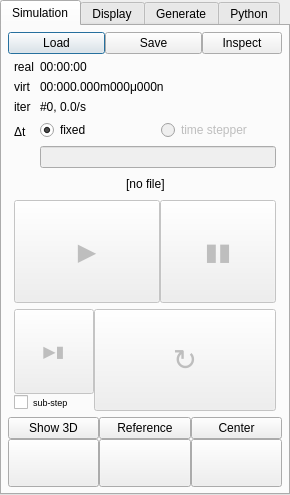
<?xml version="1.0" encoding="UTF-8"?>
<ui version="4.0">
 <class>Controller</class>
 <widget class="QDialog" name="Controller">
  <property name="geometry">
   <rect>
    <x>0</x>
    <y>0</y>
    <width>290</width>
    <height>495</height>
   </rect>
  </property>
  <property name="sizePolicy">
   <sizepolicy hsizetype="MinimumExpanding" vsizetype="MinimumExpanding">
    <horstretch>0</horstretch>
    <verstretch>0</verstretch>
   </sizepolicy>
  </property>
  <property name="windowTitle">
   <string>Yade</string>
  </property>
  <property name="windowIcon">
   <iconset resource="img.qrc">
    <normaloff>:/img/yade-favicon.xpm</normaloff>:/img/yade-favicon.xpm</iconset>
  </property>
  <layout class="QGridLayout" name="gridLayout_3">
   <property name="margin">
    <number>0</number>
   </property>
   <property name="spacing">
    <number>0</number>
   </property>
   <item row="0" column="0">
    <widget class="QTabWidget" name="controllerTabs">
     <property name="sizePolicy">
      <sizepolicy hsizetype="MinimumExpanding" vsizetype="MinimumExpanding">
       <horstretch>0</horstretch>
       <verstretch>0</verstretch>
      </sizepolicy>
     </property>
     <property name="currentIndex">
      <number>0</number>
     </property>
     <widget class="QWidget" name="tab">
      <attribute name="title">
       <string>Simulation</string>
      </attribute>
      <layout class="QGridLayout" name="gridLayout">
       <property name="margin">
        <number>0</number>
       </property>
       <property name="spacing">
        <number>0</number>
       </property>
       <item row="0" column="0">
        <layout class="QVBoxLayout" name="verticalLayout_3">
         <property name="margin">
          <number>6</number>
         </property>
         <item>
          <layout class="QHBoxLayout" name="horizontalLayout_2">
           <property name="sizeConstraint">
            <enum>QLayout::SetMinAndMaxSize</enum>
           </property>
           <item>
            <widget class="QPushButton" name="loadButton">
             <property name="enabled">
              <bool>true</bool>
             </property>
             <property name="sizePolicy">
              <sizepolicy hsizetype="MinimumExpanding" vsizetype="Fixed">
               <horstretch>0</horstretch>
               <verstretch>0</verstretch>
              </sizepolicy>
             </property>
             <property name="minimumSize">
              <size>
               <width>0</width>
               <height>0</height>
              </size>
             </property>
             <property name="text">
              <string>Load</string>
             </property>
            </widget>
           </item>
           <item>
            <widget class="QPushButton" name="saveButton">
             <property name="enabled">
              <bool>true</bool>
             </property>
             <property name="sizePolicy">
              <sizepolicy hsizetype="MinimumExpanding" vsizetype="Fixed">
               <horstretch>0</horstretch>
               <verstretch>0</verstretch>
              </sizepolicy>
             </property>
             <property name="minimumSize">
              <size>
               <width>0</width>
               <height>0</height>
              </size>
             </property>
             <property name="text">
              <string>Save</string>
             </property>
            </widget>
           </item>
           <item>
            <widget class="QPushButton" name="inspectButton">
             <property name="text">
              <string>Inspect</string>
             </property>
            </widget>
           </item>
          </layout>
         </item>
         <item>
          <layout class="QFormLayout" name="formLayout">
           <property name="sizeConstraint">
            <enum>QLayout::SetMinimumSize</enum>
           </property>
           <property name="fieldGrowthPolicy">
            <enum>QFormLayout::AllNonFixedFieldsGrow</enum>
           </property>
           <property name="horizontalSpacing">
            <number>6</number>
           </property>
           <property name="verticalSpacing">
            <number>6</number>
           </property>
           <property name="margin">
            <number>6</number>
           </property>
           <item row="0" column="0">
            <widget class="QLabel" name="label_6">
             <property name="text">
              <string>real</string>
             </property>
            </widget>
           </item>
           <item row="0" column="1">
            <widget class="QLabel" name="realTimeLabel">
             <property name="text">
              <string>00:00:00</string>
             </property>
            </widget>
           </item>
           <item row="2" column="0">
            <widget class="QLabel" name="label_7">
             <property name="text">
              <string>virt</string>
             </property>
            </widget>
           </item>
           <item row="2" column="1">
            <widget class="QLabel" name="virtTimeLabel">
             <property name="text">
              <string>00:000.000m000μ000n</string>
             </property>
            </widget>
           </item>
           <item row="3" column="0">
            <widget class="QLabel" name="label_8">
             <property name="text">
              <string>iter</string>
             </property>
            </widget>
           </item>
           <item row="3" column="1">
            <widget class="QLabel" name="iterLabel">
             <property name="text">
              <string>#0, 0.0/s</string>
             </property>
             <property name="wordWrap">
              <bool>true</bool>
             </property>
            </widget>
           </item>
           <item row="4" column="0">
            <widget class="QLabel" name="label_9">
             <property name="text">
              <string>Δt</string>
             </property>
            </widget>
           </item>
           <item row="4" column="1">
            <layout class="QVBoxLayout" name="verticalLayout">
             <item>
              <layout class="QHBoxLayout" name="horizontalLayout">
               <item>
                <widget class="QRadioButton" name="dtFixedRadio">
                 <property name="text">
                  <string>fixed</string>
                 </property>
                 <property name="checked">
                  <bool>true</bool>
                 </property>
                </widget>
               </item>
               <item>
                <widget class="QRadioButton" name="dtDynRadio">
                 <property name="enabled">
                  <bool>false</bool>
                 </property>
                 <property name="text">
                  <string>time stepper</string>
                 </property>
                </widget>
               </item>
              </layout>
             </item>
             <item>
              <widget class="QLineEdit" name="dtEdit">
               <property name="enabled">
                <bool>false</bool>
               </property>
               <property name="focusPolicy">
                <enum>Qt::ClickFocus</enum>
               </property>
              </widget>
             </item>
            </layout>
           </item>
          </layout>
         </item>
         <item>
          <layout class="QHBoxLayout" name="horizontalLayout_5">
           <item>
            <spacer name="horizontalSpacer_2">
             <property name="orientation">
              <enum>Qt::Horizontal</enum>
             </property>
             <property name="sizeHint" stdset="0">
              <size>
               <width>40</width>
               <height>20</height>
              </size>
             </property>
            </spacer>
           </item>
           <item>
            <widget class="QLabel" name="fileLabel">
             <property name="text">
              <string>[no file]</string>
             </property>
            </widget>
           </item>
           <item>
            <spacer name="horizontalSpacer">
             <property name="orientation">
              <enum>Qt::Horizontal</enum>
             </property>
             <property name="sizeHint" stdset="0">
              <size>
               <width>40</width>
               <height>20</height>
              </size>
             </property>
            </spacer>
           </item>
          </layout>
         </item>
         <item>
          <layout class="QVBoxLayout" name="verticalLayout_2">
           <property name="spacing">
            <number>6</number>
           </property>
           <property name="margin">
            <number>6</number>
           </property>
           <item>
            <layout class="QHBoxLayout" name="horizontalLayout_3">
             <property name="spacing">
              <number>0</number>
             </property>
             <item>
              <widget class="QPushButton" name="playButton">
               <property name="enabled">
                <bool>false</bool>
               </property>
               <property name="sizePolicy">
                <sizepolicy hsizetype="MinimumExpanding" vsizetype="MinimumExpanding">
                 <horstretch>5</horstretch>
                 <verstretch>0</verstretch>
                </sizepolicy>
               </property>
               <property name="font">
                <font>
                 <pointsize>18</pointsize>
                </font>
               </property>
               <property name="text">
                <string>▶</string>
               </property>
               <property name="iconSize">
                <size>
                 <width>32</width>
                 <height>32</height>
                </size>
               </property>
               <property name="default">
                <bool>true</bool>
               </property>
               <property name="flat">
                <bool>false</bool>
               </property>
              </widget>
             </item>
             <item>
              <widget class="QPushButton" name="pauseButton">
               <property name="enabled">
                <bool>false</bool>
               </property>
               <property name="sizePolicy">
                <sizepolicy hsizetype="MinimumExpanding" vsizetype="MinimumExpanding">
                 <horstretch>4</horstretch>
                 <verstretch>0</verstretch>
                </sizepolicy>
               </property>
               <property name="font">
                <font>
                 <pointsize>18</pointsize>
                </font>
               </property>
               <property name="text">
                <string>▮▮</string>
               </property>
               <property name="iconSize">
                <size>
                 <width>32</width>
                 <height>32</height>
                </size>
               </property>
              </widget>
             </item>
            </layout>
           </item>
           <item>
            <layout class="QHBoxLayout" name="horizontalLayout_4">
             <property name="spacing">
              <number>0</number>
             </property>
             <item>
              <layout class="QGridLayout" name="gridLayout_9" rowstretch="0,0" columnstretch="0" rowminimumheight="0,0" columnminimumwidth="0">
               <property name="margin">
                <number>0</number>
               </property>
               <property name="spacing">
                <number>0</number>
               </property>
               <item row="0" column="0">
                <widget class="QPushButton" name="stepButton">
                 <property name="enabled">
                  <bool>false</bool>
                 </property>
                 <property name="sizePolicy">
                  <sizepolicy hsizetype="MinimumExpanding" vsizetype="MinimumExpanding">
                   <horstretch>2</horstretch>
                   <verstretch>0</verstretch>
                  </sizepolicy>
                 </property>
                 <property name="font">
                  <font>
                   <pointsize>12</pointsize>
                  </font>
                 </property>
                 <property name="text">
                  <string>▶▮</string>
                 </property>
                 <property name="iconSize">
                  <size>
                   <width>32</width>
                   <height>32</height>
                  </size>
                 </property>
                </widget>
               </item>
               <item row="1" column="0">
                <widget class="QCheckBox" name="subStepCheckbox">
                 <property name="font">
                  <font>
                   <pointsize>7</pointsize>
                  </font>
                 </property>
                 <property name="text">
                  <string>sub-step</string>
                 </property>
                </widget>
               </item>
              </layout>
             </item>
             <item>
              <widget class="QPushButton" name="reloadButton">
               <property name="enabled">
                <bool>false</bool>
               </property>
               <property name="sizePolicy">
                <sizepolicy hsizetype="MinimumExpanding" vsizetype="MinimumExpanding">
                 <horstretch>5</horstretch>
                 <verstretch>0</verstretch>
                </sizepolicy>
               </property>
               <property name="font">
                <font>
                 <pointsize>22</pointsize>
                </font>
               </property>
               <property name="text">
                <string>↻</string>
               </property>
               <property name="iconSize">
                <size>
                 <width>32</width>
                 <height>32</height>
                </size>
               </property>
              </widget>
             </item>
            </layout>
           </item>
          </layout>
         </item>
         <item>
          <layout class="QGridLayout" name="gridLayout_2">
           <item row="0" column="0">
            <widget class="QPushButton" name="show3dButton">
             <property name="text">
              <string>Show 3D</string>
             </property>
             <property name="checkable">
              <bool>true</bool>
             </property>
            </widget>
           </item>
           <item row="0" column="1">
            <widget class="QPushButton" name="referenceButton">
             <property name="text">
              <string>Reference</string>
             </property>
            </widget>
           </item>
           <item row="0" column="2">
            <widget class="QPushButton" name="centerButton">
             <property name="text">
              <string>Center</string>
             </property>
            </widget>
           </item>
           <item row="1" column="0">
            <widget class="QPushButton" name="xyzButton">
             <property name="minimumSize">
              <size>
               <width>48</width>
               <height>48</height>
              </size>
             </property>
             <property name="text">
              <string/>
             </property>
             <property name="icon">
              <iconset resource="img.qrc">
               <normaloff>:/img/XYZ.xpm</normaloff>:/img/XYZ.xpm</iconset>
             </property>
             <property name="iconSize">
              <size>
               <width>40</width>
               <height>40</height>
              </size>
             </property>
            </widget>
           </item>
           <item row="1" column="1">
            <widget class="QPushButton" name="yzxButton">
             <property name="minimumSize">
              <size>
               <width>48</width>
               <height>48</height>
              </size>
             </property>
             <property name="text">
              <string/>
             </property>
             <property name="icon">
              <iconset resource="img.qrc">
               <normaloff>:/img/YZX.xpm</normaloff>:/img/YZX.xpm</iconset>
             </property>
             <property name="iconSize">
              <size>
               <width>40</width>
               <height>40</height>
              </size>
             </property>
            </widget>
           </item>
           <item row="1" column="2">
            <widget class="QPushButton" name="zxyButton">
             <property name="minimumSize">
              <size>
               <width>48</width>
               <height>48</height>
              </size>
             </property>
             <property name="text">
              <string/>
             </property>
             <property name="icon">
              <iconset resource="img.qrc">
               <normaloff>:/img/ZXY.xpm</normaloff>:/img/ZXY.xpm</iconset>
             </property>
             <property name="iconSize">
              <size>
               <width>40</width>
               <height>40</height>
              </size>
             </property>
            </widget>
           </item>
          </layout>
         </item>
        </layout>
       </item>
      </layout>
     </widget>
     <widget class="QWidget" name="tab_2">
      <attribute name="title">
       <string>Display</string>
      </attribute>
      <layout class="QGridLayout" name="gridLayout_7">
       <property name="margin">
        <number>0</number>
       </property>
       <property name="spacing">
        <number>0</number>
       </property>
       <item row="0" column="0">
        <widget class="QComboBox" name="displayCombo"/>
       </item>
       <item row="1" column="0">
        <widget class="QScrollArea" name="displayArea">
         <property name="widgetResizable">
          <bool>true</bool>
         </property>
         <widget class="QWidget" name="displayAreaWidget">
          <property name="geometry">
           <rect>
            <x>0</x>
            <y>0</y>
            <width>284</width>
            <height>433</height>
           </rect>
          </property>
         </widget>
        </widget>
       </item>
      </layout>
     </widget>
     <widget class="QWidget" name="tab_4">
      <attribute name="title">
       <string>Generate</string>
      </attribute>
      <layout class="QGridLayout" name="gridLayout_6">
       <property name="margin">
        <number>0</number>
       </property>
       <item row="0" column="0">
        <layout class="QGridLayout" name="gridLayout_5">
         <property name="spacing">
          <number>0</number>
         </property>
         <item row="0" column="0">
          <widget class="QComboBox" name="generatorCombo"/>
         </item>
         <item row="1" column="0">
          <widget class="QScrollArea" name="generatorArea">
           <property name="sizePolicy">
            <sizepolicy hsizetype="MinimumExpanding" vsizetype="MinimumExpanding">
             <horstretch>200</horstretch>
             <verstretch>200</verstretch>
            </sizepolicy>
           </property>
           <property name="minimumSize">
            <size>
             <width>0</width>
             <height>0</height>
            </size>
           </property>
           <property name="widgetResizable">
            <bool>true</bool>
           </property>
           <widget class="QWidget" name="generatorAreaWidget">
            <property name="geometry">
             <rect>
              <x>0</x>
              <y>0</y>
              <width>500</width>
              <height>500</height>
             </rect>
            </property>
            <property name="sizePolicy">
             <sizepolicy hsizetype="MinimumExpanding" vsizetype="MinimumExpanding">
              <horstretch>0</horstretch>
              <verstretch>0</verstretch>
             </sizepolicy>
            </property>
            <property name="minimumSize">
             <size>
              <width>500</width>
              <height>500</height>
             </size>
            </property>
            <property name="maximumSize">
             <size>
              <width>398</width>
              <height>336</height>
             </size>
            </property>
           </widget>
          </widget>
         </item>
         <item row="2" column="0">
          <layout class="QGridLayout" name="gridLayout_4">
           <item row="0" column="0">
            <widget class="QCheckBox" name="generatorMemoryCheck">
             <property name="enabled">
              <bool>false</bool>
             </property>
             <property name="text">
              <string>memory slot</string>
             </property>
             <property name="checkable">
              <bool>false</bool>
             </property>
             <property name="checked">
              <bool>false</bool>
             </property>
            </widget>
           </item>
           <item row="0" column="1" colspan="2">
            <widget class="QLineEdit" name="generatorFilenameEdit">
             <property name="text">
              <string>/tmp/scene.yade.gz</string>
             </property>
            </widget>
           </item>
           <item row="1" column="0" colspan="2">
            <widget class="QCheckBox" name="generatorAutoCheck">
             <property name="text">
              <string>open automatically</string>
             </property>
             <property name="checked">
              <bool>true</bool>
             </property>
            </widget>
           </item>
           <item row="1" column="2">
            <widget class="QPushButton" name="generateButton">
             <property name="text">
              <string>Generate</string>
             </property>
            </widget>
           </item>
          </layout>
         </item>
        </layout>
       </item>
      </layout>
     </widget>
     <widget class="QWidget" name="tab_3">
      <attribute name="title">
       <string>Python</string>
      </attribute>
      <layout class="QGridLayout" name="gridLayout_8">
       <item row="0" column="0">
        <layout class="QVBoxLayout" name="verticalLayout_4">
         <item>
          <widget class="QComboBox" name="pythonCombo">
           <property name="font">
            <font>
             <family>Monospace</family>
            </font>
           </property>
           <property name="cursor">
            <cursorShape>IBeamCursor</cursorShape>
           </property>
           <property name="focusPolicy">
            <enum>Qt::StrongFocus</enum>
           </property>
           <property name="autoFillBackground">
            <bool>false</bool>
           </property>
           <property name="editable">
            <bool>true</bool>
           </property>
           <property name="insertPolicy">
            <enum>QComboBox::InsertAtTop</enum>
           </property>
           <property name="minimumContentsLength">
            <number>1</number>
           </property>
           <property name="duplicatesEnabled">
            <bool>false</bool>
           </property>
          </widget>
         </item>
         <item>
          <widget class="QLabel" name="label">
           <property name="text">
            <string>&lt;i&gt;(Output appears in the terminal)&lt;/i&gt;</string>
           </property>
           <property name="alignment">
            <set>Qt::AlignRight|Qt::AlignTrailing|Qt::AlignVCenter</set>
           </property>
          </widget>
         </item>
         <item>
          <spacer name="verticalSpacer">
           <property name="orientation">
            <enum>Qt::Vertical</enum>
           </property>
           <property name="sizeHint" stdset="0">
            <size>
             <width>20</width>
             <height>40</height>
            </size>
           </property>
          </spacer>
         </item>
        </layout>
       </item>
      </layout>
     </widget>
    </widget>
   </item>
  </layout>
 </widget>
 <resources>
  <include location="img.qrc"/>
 </resources>
 <connections>
  <connection>
   <sender>loadButton</sender>
   <signal>clicked()</signal>
   <receiver>Controller</receiver>
   <slot>loadSlot()</slot>
   <hints>
    <hint type="sourcelabel">
     <x>93</x>
     <y>64</y>
    </hint>
    <hint type="destinationlabel">
     <x>284</x>
     <y>0</y>
    </hint>
   </hints>
  </connection>
  <connection>
   <sender>saveButton</sender>
   <signal>clicked()</signal>
   <receiver>Controller</receiver>
   <slot>saveSlot()</slot>
   <hints>
    <hint type="sourcelabel">
     <x>184</x>
     <y>64</y>
    </hint>
    <hint type="destinationlabel">
     <x>284</x>
     <y>0</y>
    </hint>
   </hints>
  </connection>
  <connection>
   <sender>dtFixedRadio</sender>
   <signal>clicked()</signal>
   <receiver>Controller</receiver>
   <slot>dtFixedSlot()</slot>
   <hints>
    <hint type="sourcelabel">
     <x>143</x>
     <y>170</y>
    </hint>
    <hint type="destinationlabel">
     <x>284</x>
     <y>0</y>
    </hint>
   </hints>
  </connection>
  <connection>
   <sender>dtDynRadio</sender>
   <signal>clicked()</signal>
   <receiver>Controller</receiver>
   <slot>dtDynSlot()</slot>
   <hints>
    <hint type="sourcelabel">
     <x>268</x>
     <y>176</y>
    </hint>
    <hint type="destinationlabel">
     <x>284</x>
     <y>4</y>
    </hint>
   </hints>
  </connection>
  <connection>
   <sender>dtEdit</sender>
   <signal>editingFinished()</signal>
   <receiver>Controller</receiver>
   <slot>dtEditedSlot()</slot>
   <hints>
    <hint type="sourcelabel">
     <x>147</x>
     <y>204</y>
    </hint>
    <hint type="destinationlabel">
     <x>284</x>
     <y>43</y>
    </hint>
   </hints>
  </connection>
  <connection>
   <sender>playButton</sender>
   <signal>clicked()</signal>
   <receiver>Controller</receiver>
   <slot>playSlot()</slot>
   <hints>
    <hint type="sourcelabel">
     <x>116</x>
     <y>304</y>
    </hint>
    <hint type="destinationlabel">
     <x>3</x>
     <y>309</y>
    </hint>
   </hints>
  </connection>
  <connection>
   <sender>pauseButton</sender>
   <signal>clicked()</signal>
   <receiver>Controller</receiver>
   <slot>pauseSlot()</slot>
   <hints>
    <hint type="sourcelabel">
     <x>268</x>
     <y>304</y>
    </hint>
    <hint type="destinationlabel">
     <x>284</x>
     <y>311</y>
    </hint>
   </hints>
  </connection>
  <connection>
   <sender>referenceButton</sender>
   <signal>clicked()</signal>
   <receiver>Controller</receiver>
   <slot>setReferenceSlot()</slot>
   <hints>
    <hint type="sourcelabel">
     <x>184</x>
     <y>429</y>
    </hint>
    <hint type="destinationlabel">
     <x>5</x>
     <y>469</y>
    </hint>
   </hints>
  </connection>
  <connection>
   <sender>centerButton</sender>
   <signal>clicked()</signal>
   <receiver>Controller</receiver>
   <slot>centerSlot()</slot>
   <hints>
    <hint type="sourcelabel">
     <x>275</x>
     <y>429</y>
    </hint>
    <hint type="destinationlabel">
     <x>284</x>
     <y>469</y>
    </hint>
   </hints>
  </connection>
  <connection>
   <sender>xyzButton</sender>
   <signal>clicked()</signal>
   <receiver>Controller</receiver>
   <slot>xyzSlot()</slot>
   <hints>
    <hint type="sourcelabel">
     <x>93</x>
     <y>460</y>
    </hint>
    <hint type="destinationlabel">
     <x>0</x>
     <y>469</y>
    </hint>
   </hints>
  </connection>
  <connection>
   <sender>yzxButton</sender>
   <signal>clicked()</signal>
   <receiver>Controller</receiver>
   <slot>yzxSlot()</slot>
   <hints>
    <hint type="sourcelabel">
     <x>184</x>
     <y>485</y>
    </hint>
    <hint type="destinationlabel">
     <x>243</x>
     <y>469</y>
    </hint>
   </hints>
  </connection>
  <connection>
   <sender>zxyButton</sender>
   <signal>clicked()</signal>
   <receiver>Controller</receiver>
   <slot>zxySlot()</slot>
   <hints>
    <hint type="sourcelabel">
     <x>275</x>
     <y>485</y>
    </hint>
    <hint type="destinationlabel">
     <x>284</x>
     <y>469</y>
    </hint>
   </hints>
  </connection>
  <connection>
   <sender>generateButton</sender>
   <signal>clicked()</signal>
   <receiver>Controller</receiver>
   <slot>generateSlot()</slot>
   <hints>
    <hint type="sourcelabel">
     <x>101</x>
     <y>60</y>
    </hint>
    <hint type="destinationlabel">
     <x>284</x>
     <y>469</y>
    </hint>
   </hints>
  </connection>
  <connection>
   <sender>dtEdit</sender>
   <signal>textEdited(QString)</signal>
   <receiver>Controller</receiver>
   <slot>dtEditNoupdateSlot()</slot>
   <hints>
    <hint type="sourcelabel">
     <x>147</x>
     <y>204</y>
    </hint>
    <hint type="destinationlabel">
     <x>284</x>
     <y>205</y>
    </hint>
   </hints>
  </connection>
  <connection>
   <sender>dtEdit</sender>
   <signal>cursorPositionChanged(int,int)</signal>
   <receiver>Controller</receiver>
   <slot>dtEditNoupdateSlot()</slot>
   <hints>
    <hint type="sourcelabel">
     <x>147</x>
     <y>204</y>
    </hint>
    <hint type="destinationlabel">
     <x>284</x>
     <y>181</y>
    </hint>
   </hints>
  </connection>
  <connection>
   <sender>generatorCombo</sender>
   <signal>currentIndexChanged(QString)</signal>
   <receiver>Controller</receiver>
   <slot>generatorComboSlot()</slot>
   <hints>
    <hint type="sourcelabel">
     <x>101</x>
     <y>60</y>
    </hint>
    <hint type="destinationlabel">
     <x>284</x>
     <y>130</y>
    </hint>
   </hints>
  </connection>
  <connection>
   <sender>displayCombo</sender>
   <signal>currentIndexChanged(QString)</signal>
   <receiver>Controller</receiver>
   <slot>displayComboSlot()</slot>
   <hints>
    <hint type="sourcelabel">
     <x>101</x>
     <y>45</y>
    </hint>
    <hint type="destinationlabel">
     <x>284</x>
     <y>108</y>
    </hint>
   </hints>
  </connection>
  <connection>
   <sender>pythonCombo</sender>
   <signal>activated(QString)</signal>
   <receiver>Controller</receiver>
   <slot>pythonComboSlot()</slot>
   <hints>
    <hint type="sourcelabel">
     <x>107</x>
     <y>66</y>
    </hint>
    <hint type="destinationlabel">
     <x>284</x>
     <y>68</y>
    </hint>
   </hints>
  </connection>
  <connection>
   <sender>inspectButton</sender>
   <signal>clicked()</signal>
   <receiver>Controller</receiver>
   <slot>inspectSlot()</slot>
   <hints>
    <hint type="sourcelabel">
     <x>247</x>
     <y>54</y>
    </hint>
    <hint type="destinationlabel">
     <x>0</x>
     <y>58</y>
    </hint>
   </hints>
  </connection>
  <connection>
   <sender>reloadButton</sender>
   <signal>clicked()</signal>
   <receiver>Controller</receiver>
   <slot>reloadSlot()</slot>
   <hints>
    <hint type="sourcelabel">
     <x>194</x>
     <y>363</y>
    </hint>
    <hint type="destinationlabel">
     <x>284</x>
     <y>437</y>
    </hint>
   </hints>
  </connection>
  <connection>
   <sender>stepButton</sender>
   <signal>clicked()</signal>
   <receiver>Controller</receiver>
   <slot>stepSlot()</slot>
   <hints>
    <hint type="sourcelabel">
     <x>79</x>
     <y>363</y>
    </hint>
    <hint type="destinationlabel">
     <x>6</x>
     <y>450</y>
    </hint>
   </hints>
  </connection>
  <connection>
   <sender>subStepCheckbox</sender>
   <signal>stateChanged(int)</signal>
   <receiver>Controller</receiver>
   <slot>subStepSlot()</slot>
   <hints>
    <hint type="sourcelabel">
     <x>42</x>
     <y>376</y>
    </hint>
    <hint type="destinationlabel">
     <x>-2</x>
     <y>381</y>
    </hint>
   </hints>
  </connection>
  <connection>
   <sender>show3dButton</sender>
   <signal>toggled(bool)</signal>
   <receiver>Controller</receiver>
   <slot>show3dSlot(bool)</slot>
   <hints>
    <hint type="sourcelabel">
     <x>42</x>
     <y>418</y>
    </hint>
    <hint type="destinationlabel">
     <x>-2</x>
     <y>422</y>
    </hint>
   </hints>
  </connection>
 </connections>
 <slots>
  <slot>loadSlot()</slot>
  <slot>saveSlot()</slot>
  <slot>reloadSlot()</slot>
  <slot>playSlot()</slot>
  <slot>pauseSlot()</slot>
  <slot>stepSlot()</slot>
  <slot>setReferenceSlot()</slot>
  <slot>centerSlot()</slot>
  <slot>dtFixedSlot()</slot>
  <slot>dtDynSlot()</slot>
  <slot>dtEditedSlot()</slot>
  <slot>xyzSlot()</slot>
  <slot>yzxSlot()</slot>
  <slot>zxySlot()</slot>
  <slot>generateSlot()</slot>
  <slot>dtEditNoupdateSlot()</slot>
  <slot>generatorComboSlot()</slot>
  <slot>displayComboSlot()</slot>
  <slot>pythonComboSlot()</slot>
  <slot>pythonEditSlot()</slot>
  <slot>inspectSlot()</slot>
  <slot>subStepSlot()</slot>
  <slot>show3dSlot(bool)</slot>
 </slots>
</ui>
